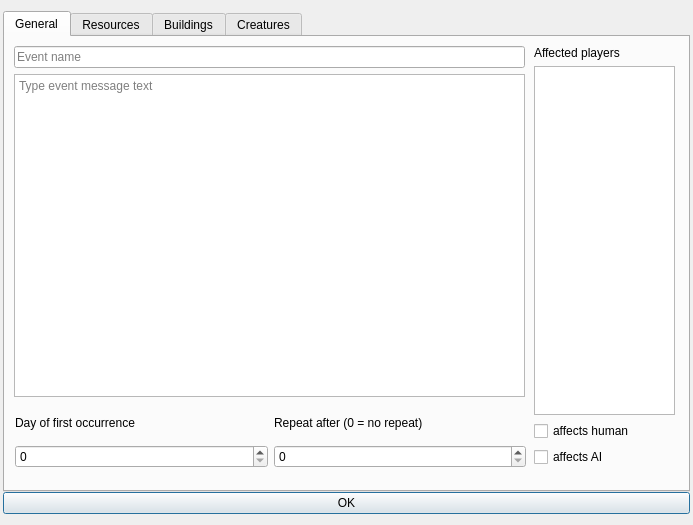
<?xml version="1.0" encoding="UTF-8"?>
<ui version="4.0">
 <class>TownEventDialog</class>
 <widget class="QDialog" name="TownEventDialog">
  <property name="windowModality">
   <enum>Qt::ApplicationModal</enum>
  </property>
  <property name="geometry">
   <rect>
    <x>0</x>
    <y>0</y>
    <width>693</width>
    <height>525</height>
   </rect>
  </property>
  <property name="sizePolicy">
   <sizepolicy hsizetype="MinimumExpanding" vsizetype="MinimumExpanding">
    <horstretch>0</horstretch>
    <verstretch>0</verstretch>
   </sizepolicy>
  </property>
  <property name="windowTitle">
   <string>Town event</string>
  </property>
  <layout class="QVBoxLayout" name="verticalLayout_16">
   <property name="spacing">
    <number>0</number>
   </property>
   <property name="leftMargin">
    <number>3</number>
   </property>
   <property name="rightMargin">
    <number>3</number>
   </property>
   <item>
    <widget class="QTabWidget" name="tabWidget">
     <property name="currentIndex">
      <number>0</number>
     </property>
     <widget class="QWidget" name="generalTab">
      <attribute name="title">
       <string>General</string>
      </attribute>
      <widget class="QWidget" name="verticalLayoutWidget">
       <property name="geometry">
        <rect>
         <x>9</x>
         <y>9</y>
         <width>511</width>
         <height>351</height>
        </rect>
       </property>
       <layout class="QVBoxLayout" name="verticalLayout" stretch="0,0">
        <item>
         <widget class="QLineEdit" name="eventNameText">
          <property name="placeholderText">
           <string>Event name</string>
          </property>
         </widget>
        </item>
        <item>
         <widget class="QPlainTextEdit" name="eventMessageText">
          <property name="placeholderText">
           <string>Type event message text</string>
          </property>
         </widget>
        </item>
       </layout>
      </widget>
      <widget class="QWidget" name="horizontalLayoutWidget">
       <property name="geometry">
        <rect>
         <x>10</x>
         <y>370</y>
         <width>511</width>
         <height>61</height>
        </rect>
       </property>
       <layout class="QHBoxLayout" name="horizontalLayout">
        <item>
         <layout class="QVBoxLayout" name="verticalLayout_2">
          <item>
           <widget class="QLabel" name="eventFirstOccurrenceText">
            <property name="text">
             <string>Day of first occurrence</string>
            </property>
           </widget>
          </item>
          <item>
           <widget class="QSpinBox" name="eventFirstOccurrence"/>
          </item>
         </layout>
        </item>
        <item>
         <layout class="QVBoxLayout" name="verticalLayout_3">
          <item>
           <widget class="QLabel" name="eventRepeatAfterText">
            <property name="text">
             <string>Repeat after (0 = no repeat)</string>
            </property>
           </widget>
          </item>
          <item>
           <widget class="QSpinBox" name="eventRepeatAfter"/>
          </item>
         </layout>
        </item>
       </layout>
      </widget>
      <widget class="QWidget" name="verticalLayoutWidget_4">
       <property name="geometry">
        <rect>
         <x>529</x>
         <y>9</y>
         <width>141</width>
         <height>421</height>
        </rect>
       </property>
       <layout class="QVBoxLayout" name="verticalLayout_4">
        <item>
         <widget class="QLabel" name="playersAffectedText">
          <property name="text">
           <string>Affected players</string>
          </property>
         </widget>
        </item>
        <item>
         <widget class="QListWidget" name="playersAffected">
          <property name="sizePolicy">
           <sizepolicy hsizetype="Preferred" vsizetype="Expanding">
            <horstretch>0</horstretch>
            <verstretch>0</verstretch>
           </sizepolicy>
          </property>
          <property name="maximumSize">
           <size>
            <width>200</width>
            <height>16777215</height>
           </size>
          </property>
         </widget>
        </item>
        <item>
         <widget class="QCheckBox" name="eventAffectsHuman">
          <property name="text">
           <string>affects human</string>
          </property>
         </widget>
        </item>
        <item>
         <layout class="QHBoxLayout" name="horizontalLayout_2">
          <item>
           <widget class="QCheckBox" name="eventAffectsCpu">
            <property name="text">
             <string>affects AI</string>
            </property>
           </widget>
          </item>
         </layout>
        </item>
       </layout>
      </widget>
     </widget>
     <widget class="QWidget" name="resourcesTab">
      <attribute name="title">
       <string>Resources</string>
      </attribute>
      <widget class="QTableWidget" name="resourcesTable">
       <property name="geometry">
        <rect>
         <x>10</x>
         <y>10</y>
         <width>661</width>
         <height>421</height>
        </rect>
       </property>
       <property name="minimumSize">
        <size>
         <width>0</width>
         <height>0</height>
        </size>
       </property>
       <property name="columnCount">
        <number>2</number>
       </property>
       <attribute name="horizontalHeaderVisible">
        <bool>false</bool>
       </attribute>
       <attribute name="verticalHeaderVisible">
        <bool>false</bool>
       </attribute>
       <column/>
       <column/>
      </widget>
     </widget>
     <widget class="QWidget" name="buildingsTab">
      <attribute name="title">
       <string>Buildings</string>
      </attribute>
      <widget class="QTreeView" name="buildingsTree">
       <property name="geometry">
        <rect>
         <x>10</x>
         <y>10</y>
         <width>661</width>
         <height>421</height>
        </rect>
       </property>
       <attribute name="headerVisible">
        <bool>false</bool>
       </attribute>
      </widget>
     </widget>
     <widget class="QWidget" name="creaturesTab">
      <attribute name="title">
       <string>Creatures</string>
      </attribute>
      <widget class="QTableWidget" name="creaturesTable">
       <property name="geometry">
        <rect>
         <x>10</x>
         <y>10</y>
         <width>661</width>
         <height>421</height>
        </rect>
       </property>
       <property name="rowCount">
        <number>7</number>
       </property>
       <property name="columnCount">
        <number>2</number>
       </property>
       <attribute name="horizontalHeaderVisible">
        <bool>false</bool>
       </attribute>
       <attribute name="verticalHeaderVisible">
        <bool>false</bool>
       </attribute>
       <row/>
       <row/>
       <row/>
       <row/>
       <row/>
       <row/>
       <row/>
       <column/>
       <column/>
      </widget>
     </widget>
    </widget>
   </item>
   <item>
    <widget class="QPushButton" name="okButton">
     <property name="text">
      <string>OK</string>
     </property>
    </widget>
   </item>
  </layout>
 </widget>
 <resources/>
 <connections/>
</ui>
